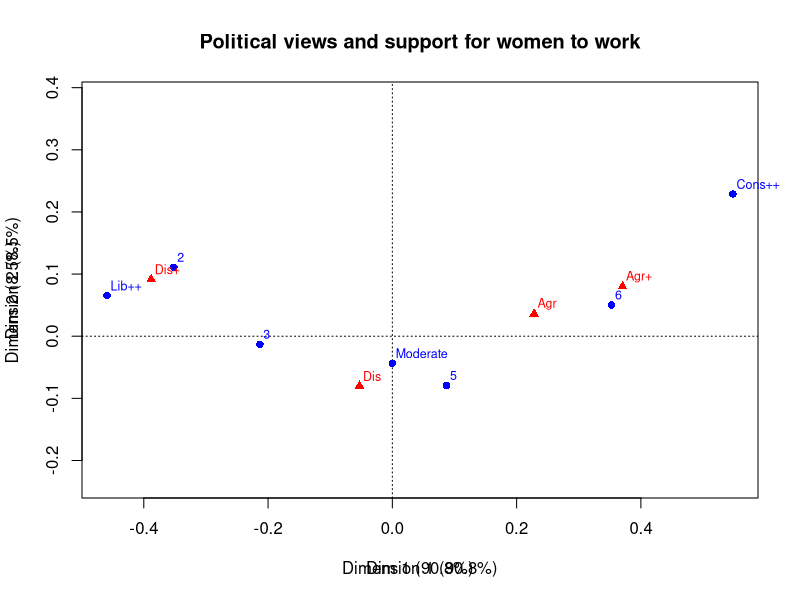
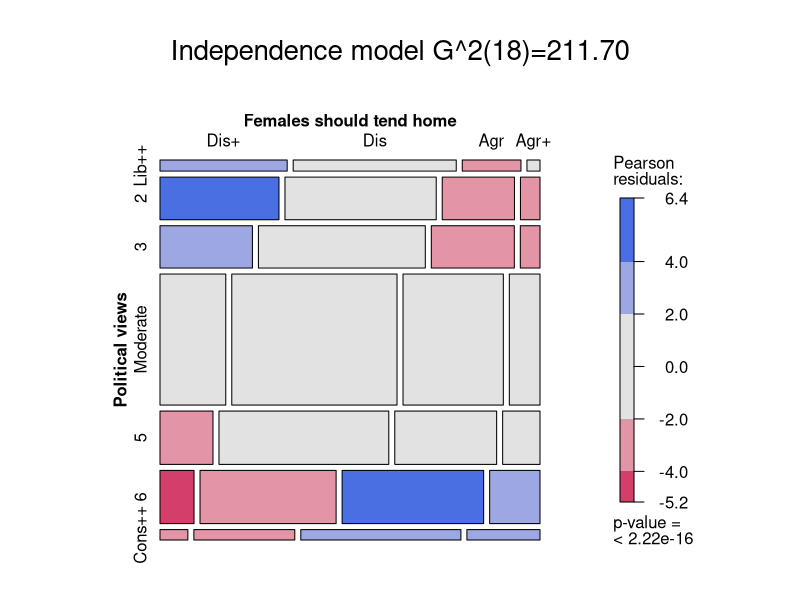
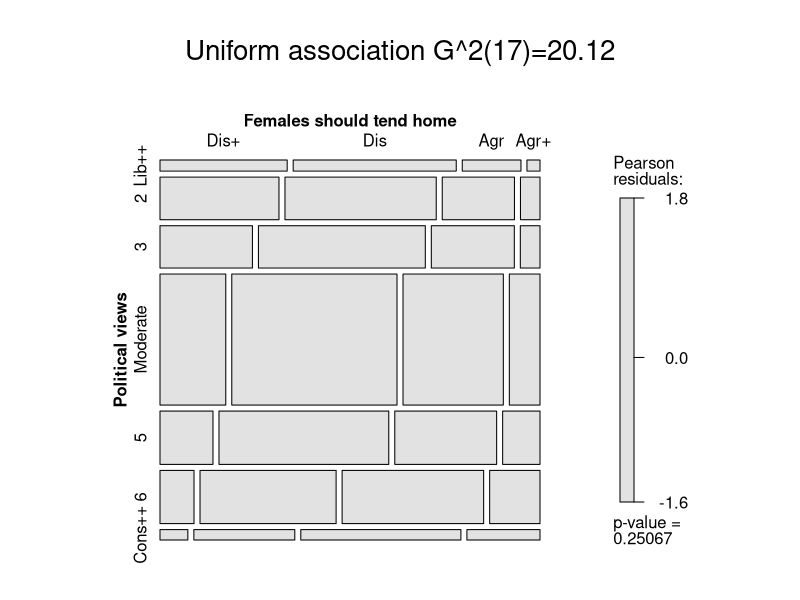
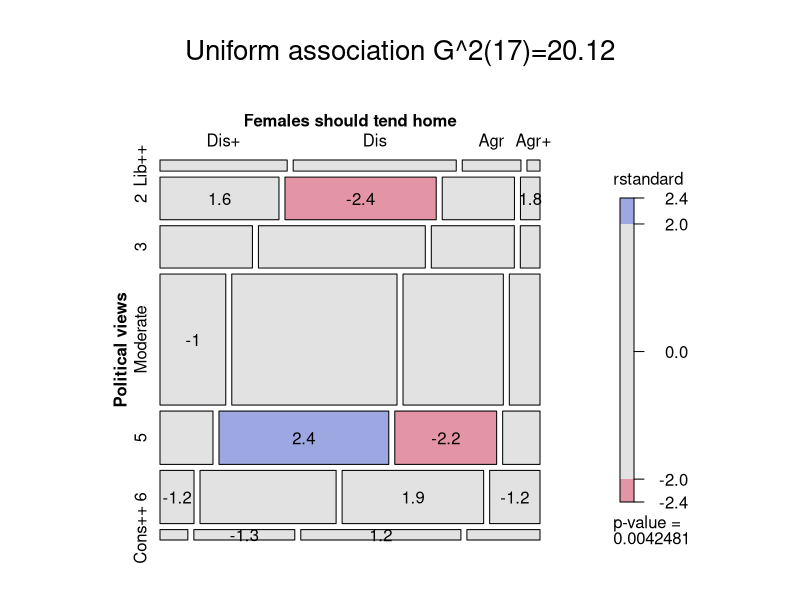
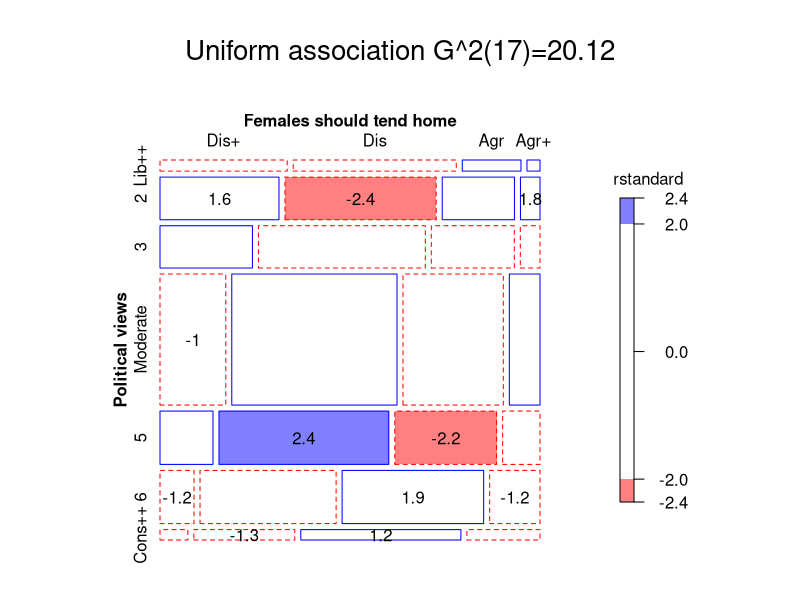

Write R code to recreate these figures, in order. (Note: this script raises an error after producing the figures.)
# wong2-3  Political views and support for women to work

library(vcdExtra)
# Data from Wong, R. (2010), Association Models, Los Angeles: Sage, Number 07-164
#      Table 2.3A, from the General Social Survey, 1998-2000.
# Questions:
#   polviews:  Think of self as liberal or conservative
#   fefam:     Better for men to work and women to tend home

Freq<-c(39, 50, 18,  4,
       140,178, 85, 23,
       108,195, 97, 23,
       238,598,363,111,
        78,250,150, 55,
        50,200,208, 74,
         8, 29, 46, 21)
polviews<- gl(7,4)
fefam <- gl(4,1,length=28)

# create better labels for levels in mosaic()
## but, this screws up parameter names: use set_labels instead
#polviews <- factor(polviews, labels=c("Lib++", "2", "3", "Moderate", "5", "6", "Cons++"))
#fefam <- factor(fefam, labels=c("Dis+", "Dis", "Agr", "Agr+"))
#
long.vnames <- list(set_varnames = c(polviews="Political views", fefam="Females should tend home"))
long.lnames <- list(polviews = c("Lib++", "2", "3", "Moderate", "5", "6", "Cons++"),
                    fefam = c("Dis+", "Dis", "Agr", "Agr+"))


# numeric versions for U, R, C, RC models
Rscore<-as.numeric(polviews)
Cscore<-as.numeric(fefam)

# make a data frame
Wong23 <- data.frame(Freq, polviews, fefam, Rscore, Cscore)

####################################
# do a correspondence analysis first, to see the row/category relations
Wong23.xtab <- xtabs(Freq ~ polviews+fefam, data=Wong23)
dimnames(Wong23.xtab) <- long.lnames
library(ca)

plot(ca(Wong23.xtab))
title(main="Political views and support for women to work",
      xlab="Dim 1 (90.8%)", ylab="Dim 2 (8.5%)")


####################################


## OK now, gives warning
Wong23.O <- gnm(Freq~polviews+fefam, family=poisson, data=Wong23)

# OK, with formula
mosaic(Wong23.O, main=paste("Independence model", modFit(Wong23.O)),
	formula=~polviews+fefam,
	labeling_args=long.vnames, set_labels=long.lnames)

####################################
# Uniform association model

Wong23.U<-gnm(Freq~polviews+fefam+Rscore:Cscore,family=poisson,tolerance = 1e-12, data=Wong23)
anova(Wong23.U)
# OK, w/o formula
mosaic(Wong23.U, main=paste("Uniform association", modFit(Wong23.U)),
	formula=~polviews+fefam,
	labeling_args=long.vnames, set_labels=long.lnames)

# display standardized residuals
mosaic(Wong23.U, formula=~polviews+fefam, main=paste("Uniform association", modFit(Wong23.U)),
	labeling_args=long.vnames, set_labels=long.lnames, residuals_type="rstandard",
	labeling=labeling_residuals, suppress=1)

# compare with gp=shading_Friendly)
mosaic(Wong23.U, formula=~polviews+fefam, main=paste("Uniform association", modFit(Wong23.U)),
	labeling_args=long.vnames, set_labels=long.lnames, residuals_type="rstandard",
	labeling=labeling_residuals, suppress=1, gp=shading_Friendly)

####################################

# Model B - R: Row Effects
Wong23.R<-gnm(Freq~polviews+fefam+Cscore:polviews,family=poisson, data=Wong23)
anova(Wong23.R)
mosaic(Wong23.R, formula=~polviews+fefam, main="Row effects model",
	labeling_args=long.vnames, set_labels=long.lnames, residuals_type="rstandard",
	labeling=labeling_residuals, suppress=1, gp=shading_Friendly)

#####################################
# Model C - C: Column Effect
Wong23.C<-gnm(Freq~polviews+fefam+Rscore:fefam,family=poisson, data=Wong23)
anova(Wong23.C)
mosaic(Wong23.C, formula=~polviews+fefam, main="Column effects model",
	labeling_args=long.vnames, set_labels=long.lnames, residuals_type="rstandard",
	labeling=labeling_residuals, suppress=1, gp=shading_Friendly)

#####################################
# Model D - R+C: Row and Column Effect
oldopt <- options(contrasts = c(factor="contr.treatment", ordered="contr.treatment"))
Wong23.RplusC<-gnm(Freq~polviews+fefam+Rscore:Cscore+Cscore:polviews+Rscore:fefam,
         constrain=c(17,20),constrainTo=c(0,0),
         family=poisson,tolerance = 1e-12)
anova(Wong23.RplusC)
mosaic(Wong23.RplusC, formula=~polviews+fefam, main="Column effects model",
	labeling_args=long.vnames, set_labels=long.lnames, residuals_type="rstandard",
	labeling=labeling_residuals, suppress=1, gp=shading_Friendly)

options(oldopt)

#####################################
# Model E - RC: RC(1) model
Wong23.RC1<-gnm(Freq~polviews+fefam+Mult(1,polviews,fefam),
         family=poisson,tolerance = 1e-12)

mosaic(Wong23.RC1, formula=~polviews+fefam, main="RC(1) model",
	labeling_args=long.vnames, set_labels=long.lnames, residuals_type="rstandard",
	labeling=labeling_residuals, suppress=1, gp=shading_Friendly)

#####################################
# LRstats the collection of models
models <- list(Indep=Wong23.O, Uniform=Wong23.U, RowEff=Wong23.R, ColEff=Wong23.C, RplusC=Wong23.RplusC, RC1=Wong23.RC1)
res <- lapply(models, residuals)
boxplot(as.data.frame(res), main="Residuals from various models")

aic <- t(as.data.frame(lapply(models, extractAIC)))
colnames(aic) <- c("df", "AIC")
aic
# sort by df
aic <- aic[order(aic[,1]),]
plot(aic, type = "b", main="AIC plot")
text(aic, labels=rownames(aic), pos=c(4,1,3,1,3,1))

######################################
# compare models;  they are not nested, so only some Chisq tests make sense
anova(Wong23.O, Wong23.U, Wong23.R, Wong23.C, Wong23.RplusC, Wong23.RC1)

anova(Wong23.O, Wong23.U, Wong23.R, Wong23.RplusC, test="Chisq")
anova(Wong23.O, Wong23.U, Wong23.C, Wong23.RplusC, test="Chisq")
